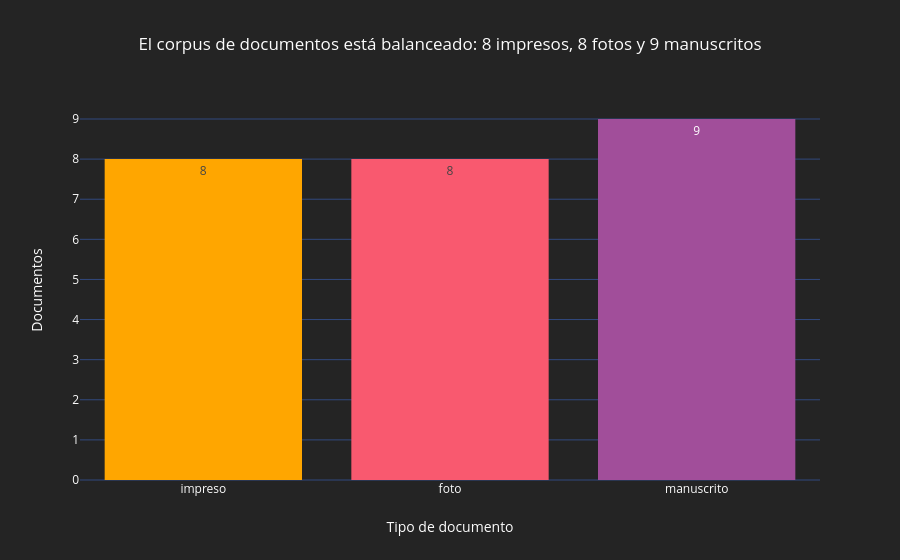

Notebook code cell kept with this figure:
### Markdown cell above
## 7. Análisis exploratorio

### Code cell
cuenta = docs.tipo.value_counts().reindex(["impreso", "foto", "manuscrito"]).reset_index()
fig = px.bar(cuenta, x="tipo", y="count", text="count", color="tipo", color_discrete_map=paleta.COLORES_TIPO,
             labels={"tipo": "Tipo de documento", "count": "Documentos"},
             title="El corpus de documentos está balanceado: 8 impresos, 8 fotos y 9 manuscritos")
fig.update_layout(showlegend=False)
fig.show()

### Figure 1 — Plotly figure (JSON) as saved in the notebook; plotly's stock layout.template omitted (floating-point values rounded to 4 significant figures)
{"data": [{"hovertemplate": "Tipo de documento=%{x}<br>Documentos=%{text}<extra></extra>", "legendgroup": "impreso", "marker": {"color": "#ffa600", "pattern": {"shape": ""}}, "name": "impreso", "orientation": "v", "showlegend": true, "text": [8.0], "textposition": "auto", "type": "bar", "x": ["impreso"], "xaxis": "x", "y": [8], "yaxis": "y"}, {"hovertemplate": "Tipo de documento=%{x}<br>Documentos=%{text}<extra></extra>", "legendgroup": "foto", "marker": {"color": "#f9596f", "pattern": {"shape": ""}}, "name": "foto", "orientation": "v", "showlegend": true, "text": [8.0], "textposition": "auto", "type": "bar", "x": ["foto"], "xaxis": "x", "y": [8], "yaxis": "y"}, {"hovertemplate": "Tipo de documento=%{x}<br>Documentos=%{text}<extra></extra>", "legendgroup": "manuscrito", "marker": {"color": "#a14e9a", "pattern": {"shape": ""}}, "name": "manuscrito", "orientation": "v", "showlegend": true, "text": [9.0], "textposition": "auto", "type": "bar", "x": ["manuscrito"], "xaxis": "x", "y": [9], "yaxis": "y"}], "layout": {"barmode": "relative", "legend": {"title": {"text": "Tipo de documento"}, "tracegroupgap": 0}, "showlegend": false, "title": {"text": "El corpus de documentos está balanceado: 8 impresos, 8 fotos y 9 manuscritos"}, "xaxis": {"anchor": "y", "categoryarray": ["impreso", "foto", "manuscrito"], "categoryorder": "array", "domain": [0.0, 1.0], "title": {"text": "Tipo de documento"}}, "yaxis": {"anchor": "x", "domain": [0.0, 1.0], "title": {"text": "Documentos"}}}}
